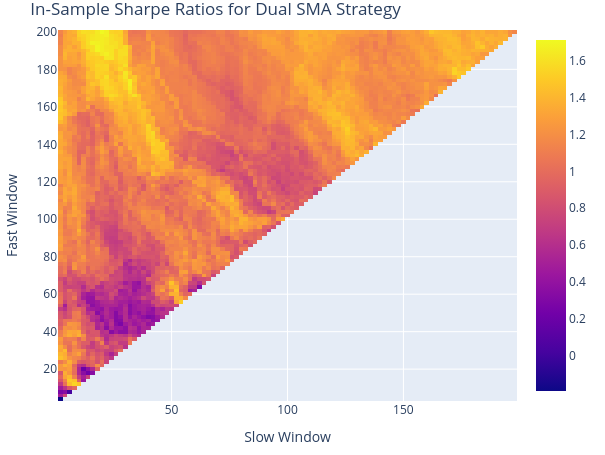

The notebook cell this image was saved under:
### Markdown cell above
**The dual SMA crossover is a significant improvement over the single SMA strategy.**

The results confirm our hypothesis:

* Total Return increased from 37.35% to 43.05%.

* Sharpe Ratio improved from 0.99 to 1.08, indicating better risk-adjusted returns.

* Most impressively, the Max Drawdown was nearly cut in half, from 20.26% to 12.88%. This is a huge improvement in risk management.

* The Win Rate jumped from 26% to 67%.

### Code cell
windows = np.arange(2, 201, 2)
fast_ma, slow_ma = vbt.MA.run_combs(
    data["Close"], window=windows, r=2, short_names=["fast", "slow"]
)
entries = fast_ma.ma_crossed_above(slow_ma)
exits = fast_ma.ma_crossed_below(slow_ma)

combination_testing_portfolio = vbt.Portfolio.from_signals(
    close=data["Close"], entries=entries, exits=exits, init_cash=100_000, freq="D"
)

sharpe_ratios = combination_testing_portfolio.sharpe_ratio()
best_params = sharpe_ratios.idxmax()
best_fast_window, best_slow_window = best_params

print(f"\nBest Parameters Found:")
print(f"  Fast Window: {best_fast_window}")
print(f"  Slow Window: {best_slow_window}")
print(f"  Resulting Sharpe Ratio: {sharpe_ratios.max():.2f}")

sharpe_ratios.vbt.heatmap(
    xaxis_title="Slow Window",
    yaxis_title="Fast Window",
    title="In-Sample Sharpe Ratios for Dual SMA Strategy",
).show()

### Figure 1 — Plotly figure (JSON) as saved in the notebook; plotly's stock layout.template omitted (floating-point values rounded to 4 significant figures; data arrays with more than 128 entries replaced by an {"elided": "..."} marker saying what was removed)
{"data": [{"colorscale": [[0, "#0d0887"], [0.1111, "#46039f"], [0.2222, "#7201a8"], [0.3333, "#9c179e"], [0.4444, "#bd3786"], [0.5556, "#d8576b"], [0.6667, "#ed7953"], [0.7778, "#fb9f3a"], [0.8889, "#fdca26"], [1, "#f0f921"]], "hoverongaps": false, "hovertemplate": "fast_window: %{x}<br>slow_window: %{y}<br>value: %{z}<extra></extra>", "type": "heatmap", "uid": "e30b2d29-d1a0-4fc8-a33b-d3e4cdd8412a", "x": [2, 4, 6, 8, 10, 12, 14, 16, 18, 20, 22, 24, 26, 28, 30, 32, 34, 36, 38, 40, 42, 44, 46, 48, 50, 52, 54, 56, 58, 60, 62, 64, 66, 68, 70, 72, 74, 76, 78, 80, 82, 84, 86, 88, 90, 92, 94, 96, 98, 100, 102, 104, 106, 108, 110, 112, 114, 116, 118, 120, 122, 124, 126, 128, 130, 132, 134, 136, 138, 140, 142, 144, 146, 148, 150, 152, 154, 156, 158, 160, 162, 164, 166, 168, 170, 172, 174, 176, 178, 180, 182, 184, 186, 188, 190, 192, 194, 196, 198], "y": [4, 6, 8, 10, 12, 14, 16, 18, 20, 22, 24, 26, 28, 30, 32, 34, 36, 38, 40, 42, 44, 46, 48, 50, 52, 54, 56, 58, 60, 62, 64, 66, 68, 70, 72, 74, 76, 78, 80, 82, 84, 86, 88, 90, 92, 94, 96, 98, 100, 102, 104, 106, 108, 110, 112, 114, 116, 118, 120, 122, 124, 126, 128, 130, 132, 134, 136, 138, 140, 142, 144, 146, 148, 150, 152, 154, 156, 158, 160, 162, 164, 166, 168, 170, 172, 174, 176, 178, 180, 182, 184, 186, 188, 190, 192, 194, 196, 198, 200], "z": {"elided": "99x99 float values"}}], "layout": {"height": 455, "legend": {"orientation": "h", "traceorder": "normal", "x": 1, "xanchor": "right", "y": 1.02, "yanchor": "bottom"}, "margin": {"b": 30, "l": 30, "r": 30, "t": 30}, "title": {"text": "In-Sample Sharpe Ratios for Dual SMA Strategy"}, "width": 605, "xaxis": {"title": {"text": "Slow Window"}}, "yaxis": {"title": {"text": "Fast Window"}}}}
